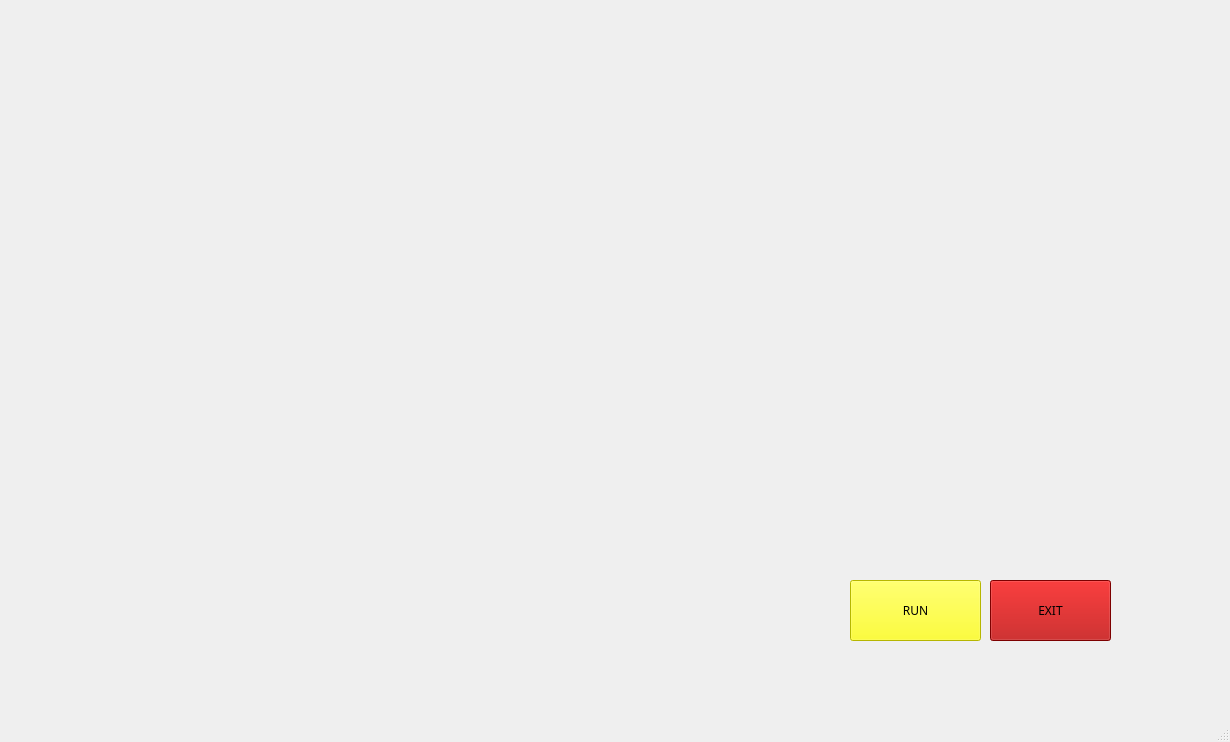
<?xml version="1.0" encoding="UTF-8"?>
<ui version="4.0">
 <class>jarvisUi</class>
 <widget class="QMainWindow" name="jarvisUi">
  <property name="geometry">
   <rect>
    <x>0</x>
    <y>0</y>
    <width>1230</width>
    <height>742</height>
   </rect>
  </property>
  <property name="windowTitle">
   <string>MainWindow</string>
  </property>
  <widget class="QWidget" name="centralwidget">
   <widget class="QLabel" name="label1">
    <property name="geometry">
     <rect>
      <x>-90</x>
      <y>10</y>
      <width>1261</width>
      <height>721</height>
     </rect>
    </property>
    <property name="text">
     <string/>
    </property>
    <property name="pixmap">
     <pixmap>../../Users/REHAN YAFAI/OneDrive/Desktop/Documents/Downloads/7LP8.gif</pixmap>
    </property>
    <property name="scaledContents">
     <bool>true</bool>
    </property>
   </widget>
   <widget class="QPushButton" name="pushButton">
    <property name="geometry">
     <rect>
      <x>850</x>
      <y>580</y>
      <width>131</width>
      <height>61</height>
     </rect>
    </property>
    <property name="font">
     <font>
      <family>Vineta BT</family>
     </font>
    </property>
    <property name="styleSheet">
     <string notr="true">background-color: rgb(255, 255, 0);</string>
    </property>
    <property name="text">
     <string>RUN</string>
    </property>
   </widget>
   <widget class="QPushButton" name="pushButton_2">
    <property name="geometry">
     <rect>
      <x>990</x>
      <y>580</y>
      <width>121</width>
      <height>61</height>
     </rect>
    </property>
    <property name="font">
     <font>
      <family>Vineta BT</family>
      <weight>50</weight>
      <bold>false</bold>
     </font>
    </property>
    <property name="styleSheet">
     <string notr="true">background-color: rgb(175, 0, 0);</string>
    </property>
    <property name="text">
     <string>EXIT</string>
    </property>
   </widget>
   <widget class="QLabel" name="label_2">
    <property name="geometry">
     <rect>
      <x>40</x>
      <y>30</y>
      <width>391</width>
      <height>111</height>
     </rect>
    </property>
    <property name="text">
     <string/>
    </property>
    <property name="pixmap">
     <pixmap>../../Users/REHAN YAFAI/OneDrive/Desktop/Documents/Downloads/Jarvis Loading Screen on Make a GIF.gif</pixmap>
    </property>
   </widget>
   <widget class="QLabel" name="label">
    <property name="geometry">
     <rect>
      <x>670</x>
      <y>40</y>
      <width>421</width>
      <height>141</height>
     </rect>
    </property>
    <property name="text">
     <string/>
    </property>
    <property name="pixmap">
     <pixmap>../../Users/REHAN YAFAI/OneDrive/Desktop/Documents/Downloads/Iron Man Jarvis GIF - Iron Man Jarvis - Discover &amp; Share GIFs.gif</pixmap>
    </property>
   </widget>
  </widget>
  <widget class="QMenuBar" name="menubar">
   <property name="geometry">
    <rect>
     <x>0</x>
     <y>0</y>
     <width>1230</width>
     <height>26</height>
    </rect>
   </property>
  </widget>
  <widget class="QStatusBar" name="statusbar"/>
 </widget>
 <resources/>
 <connections/>
</ui>
